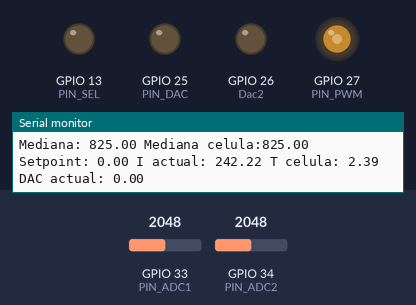
A sketch run on a simulated ESP32. Shown: output pins drawn as LEDs (lit = HIGH), the last lines printed to the serial monitor. The test bench sets the inputs (shaded band); at power-on: GPIO 34 (PIN_ADC2) = 2048, GPIO 33 (PIN_ADC1) = 2048 (analog values on the 0–4095 scale).

Above: at 1.2 s.
1.3 s: GPIO 34 (PIN_ADC2) set to 660
At 3.36 s:
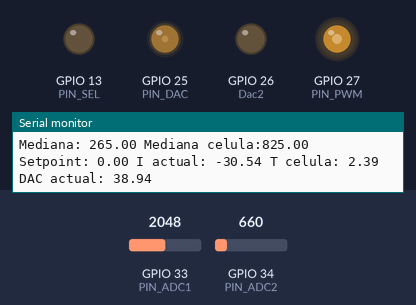
4.3 s: GPIO 34 (PIN_ADC2) set to 0
At 4.66 s:
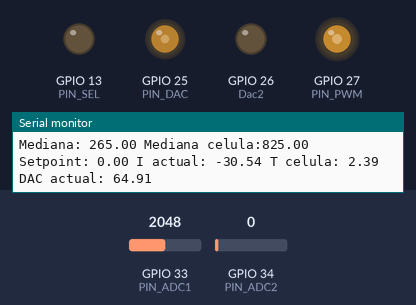
7.3 s: GPIO 34 (PIN_ADC2) set to 2866
At 7.56 s:
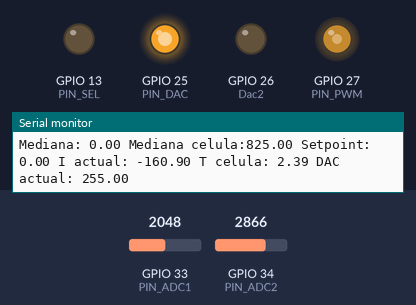
Timing chart, 0 to 10.3 s (numbered marks = the images above; inputs shaded):
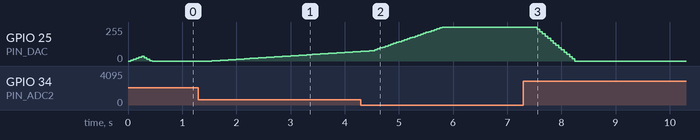

Measured:
- after the input at 1.3 s, GPIO 25 (PIN_DAC): moves from 0/255 to 71/255 over 2.7 s, starting after 0.25 s
- after the input at 7.3 s, GPIO 25 (PIN_DAC): moves from 255/255 to 0/255 over 0.70 s, starting after 0.25 s
- by itself, GPIO 25 (PIN_DAC): rises from 0/255 to 34/255 in 0.20 s, then falls to 0/255 in 0.20 s

The sketch:

prueba_seguidor.ino
```cpp
/* La finalidad de este programa es estudiar el seguimiento de nuestro set point, en este caso una función triangular para que el setpoint varíe con el tiempo.*/
#include <Ticker.h> /* Se incluye la librería Ticker.h */
#include "ThingSpeak.h" /* Se incluye la librería ThingSpeak.h*/
#include "WiFi.h" /* Se incluye la librería WiFi.H*/
#define N_DATA 11 // Impar

const char* ssid = "BocataDeChorizo";
const char* pasword = "DiosNoExiste";

unsigned long channelID = 1687542;
const char* WriteAPIKey = "3QUZEAC5CQG1GPIJ";

WiFiClient cliente; /* Se crea el objeto Cliente*/

const int PIN_PWM=27;
const int PIN_SEL=13;

Ticker ADC, Tick_dis; /* Lectura de la tensión en el ADC del micro */
const int PIN_ADC2 = 34;
float M_e,V_I,V_I_1,I,I_1,media,cuenta;
float V_ref[N_DATA];

Ticker tension_celula;
const int PIN_ADC1=33;
float media_celula;
float M_e_celula;
float V_i_celula;
float V_ref_celula[N_DATA];

Ticker triangular; /* Asociado a la función triangular */
float tiempo = 20;
float t;
float pendiente = 0.0015;
float set_point = 0;
const int Dac2 = 26;
float I_MAX=700.0;

Ticker control;/* Suigue el valor del setpoint */
const int PIN_DAC = 25;  /* [0-255] Digital */
float dac ; /* Salida DAC. Entrada de la carga activa*/

void celula_fotovoltaica() {
  int i;
  int j;
  float paso_celula;
  float Aux_celula[N_DATA];
  /* Realizamos la toma de datos con desplazamientos almacenando los N_DATA últimos elementos. Primero desplazamos los datos */
  for (i = 1; i < N_DATA; i++) {
    j = i - 1;
    V_ref_celula[j] = V_ref_celula[i];
  }
  V_ref_celula[N_DATA - 1] = analogReadMilliVolts(PIN_ADC1); /* Almacenamos en la última posicion el nuevo valor. */
  /* Se almacenan los datos en un vector auxiliar que posteriormente se ordenará: */
  for (i = 0; i < (N_DATA); i++) {
    Aux_celula[i] = V_ref_celula[i];
  }
  for (i = 0; i < (N_DATA - 1); i++) {
    for (j = i + 1; j < N_DATA; j++) {
      if (Aux_celula[j] < Aux_celula[i]) {
        paso_celula = Aux_celula[j];
        Aux_celula[j] = Aux_celula[i];
        Aux_celula[i] = paso_celula;
      }
    }
  }
  float suma=0;
  for (i = 0; i<(N_DATA); i++) {
    suma+=Aux_celula[i];
  }
  media_celula=suma/N_DATA;
  M_e_celula = Aux_celula[N_DATA / 2];
  V_i_celula=-0.0000000596427656610408 *M_e_celula*M_e_celula+0.004911705419677*M_e_celula-1.61866365835977;
}

void mediana() {
  float Aux[N_DATA];
  int i;
  int j;
  float paso;
  /* Realizamos la toma de datos con desplazamientos almacenando los N_DATA últimos elementos. Primero desplazamos los datos */
  long ti,tf;
  ti = micros();
  for (i = 1; i < N_DATA; i++) {
    j = i - 1;
    V_ref[j] = V_ref[i];
  }
  V_ref[N_DATA - 1] = analogReadMilliVolts(PIN_ADC2); /* Almacenamos en la última posicion el nuevo valor. */
  /* Se almacenan los datos en un vector auxiliar que posteriormente se ordenará: */
  for (i = 0; i < (N_DATA); i++) {
    Aux[i] = V_ref[i];
  }
  for (i = 0; i < (N_DATA - 1); i++) {
    for (j = i + 1; j < N_DATA; j++) {
      if (Aux[j] < Aux[i]) {
        paso = Aux[j];
        Aux[j] = Aux[i];
        Aux[i] = paso;
      }
    }
  }
  float suma=0;
  for (i = 0; i<(N_DATA); i++) {
    suma+=Aux[i];
  }
  media=suma/N_DATA;
  M_e = Aux[N_DATA / 2]; /* Se obtiene el valor de la mediana y se calcula la tensión en V_i de la salida de la carga activa.*/
  I= (-0.00000000586780571462522 * M_e * M_e + 0.000493468763266 * M_e - 0.160901604616591)*1000; /* Ajuste cuadrático en mA*/
  //V_i = ((M_e / 1000 - 12080 * 9880 * 3.2 / (46770.0 * (12080.0 + 9880.0) + (9880.0 * 12080.0))) * (46770.0 * (12080.0 + 9880.0) + (9880.0 * 12080.0)) / (9880.0 * 46770.0)); /* en Voltios */
  //V_i_1 = ((media / 1000 - 12080 * 9880 * 3.3 / (46770.0 * (12080.0 + 9880.0) + (9880.0 * 12080.0))) * (46770.0 * (12080.0 + 9880.0) + (9880.0 * 12080.0)) / (9880.0 * 46770.0)); /* en Voltios */
  //I = V_i/5.0 * 1000; /* mA */
  //I_1=V_i_1/5.0*1000;
  tf = micros();
  cuenta=tf-ti;
}

void setpoint() {
  t += tiempo;
  set_point = pendiente * t * 1000; /* [0-700]mA SI EL SETPOINT MINIMO ES DE X VALOR, Y QUEREMOS UN PASO DE 5 SEGUNDOS, CALCULAR LA PENDINTE ES FACIL*/
  if (set_point >= I_MAX) {
    t = -tiempo;
  }
  if (set_point == 0) {
    digitalWrite(Dac2, HIGH);
  } else {
    digitalWrite(Dac2, LOW);
  }
}

void ajuste_setpoint() {
  dac = dac - (I - set_point)/600.0 * 255 * 0.1; /* Ajustar este parámetro para que la señal sea más estable I fuente, y no fluctue tanto*/
  if (dac < 0) dac = 0;
  if (dac > 255) dac = 255;
  //Serial.print(dac);
  //Serial.print("  ");
  dacWrite(PIN_DAC, dac);
}

void display_msg()
{
  //Serial.print("Tiempo: ");
  //Serial.print(cuenta);
  Serial.print("Mediana: ");
  Serial.print(M_e);
  Serial.print(" Mediana celula:");
  Serial.print(M_e_celula);
  Serial.print(" Setpoint: ");
  Serial.print(set_point);
  Serial.print(" I actual: ");
  Serial.print(I);
  Serial.print(" T celula: ");
  Serial.print(V_i_celula);
  Serial.print(" DAC actual: ");
  Serial.println(dac);
}
void setup() {
  Serial.begin(115200);
  //WiFi.begin("BocataDeChorizo","DiosNoExiste"); /* Nos conectamos al router WiFi*/
  //while (WiFi.status() != WL_CONNECTED){
  //  delay(500);
  //  Serial.print(".");
  //}
  //Serial.println("Wifi conectado!");
  //ThingSpeak.begin(cliente); /* Inicializamos servidor ThingSpeak */

  analogReadResolution(11);
  analogSetAttenuation(ADC_6db);
  pinMode(PIN_SEL,OUTPUT);
  digitalWrite(PIN_SEL,LOW);/* Entrada izq=3.3=fijo, Drch=0=movil*/
  pinMode(PIN_PWM,OUTPUT);
  pinMode(Dac2, OUTPUT);
  tension_celula.attach(0.05,celula_fotovoltaica);
  ADC.attach(0.05, mediana);
  triangular.attach(tiempo, setpoint);
  control.attach(0.05, ajuste_setpoint);
  Tick_dis.attach(1.0,display_msg);
  analogWrite(PIN_PWM,127);
}
/*Hacer otro ticker para leer los valores de ADC1 y el algoritmo de punto de máxima potencia en el loop*/
void loop() {
  /*
  delay(120000);
  ThingSpeak.setField(2,V_i_celula); // se crea el campo

  ThingSpeak.writeFields(1687542,"3QUZEAC5CQG1GPIJ"); //Subimos los datos cada 2 min
  Serial.println("Datos subidos a ThingSpeak");
  */
}

/* Para N_DATA 31 no sigue bienla intensidad, fluctua mucho más. Para 21 es identica a 11 con ina indert +-3 y un tiempo de 115us a diferencia de los 95us.
 * Si usamos la media en lugar de la mediana, sigue la señal igual de bien que la mediana pero cuando setpoint=0, en lugar de valer el dac 30 vale 20.
 * Si el ticker actua cada 0,005
 * CAMBIO ALGORITMO TRIANGULAR:
 * TMAX=50; N_SALTOS=10; T_MIN(cada salto)=TMAX/N_SALTOS = 5; I_MAX=700; I_MIN=I_MAX/N_SALTOS= 70; I=I_MAX/(T_MIN*I_MIN)*t=pendiente*t ; pendiente=I_MIN/T_MIN
*/
```
